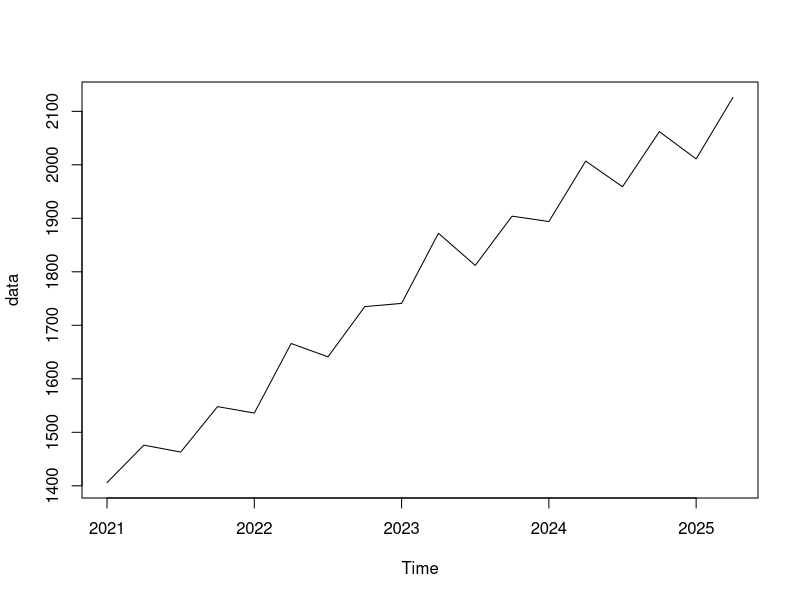
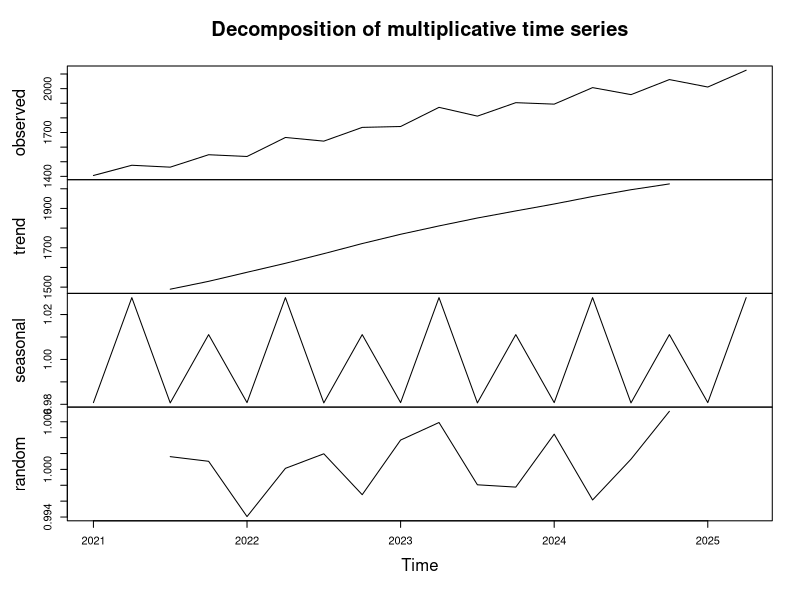
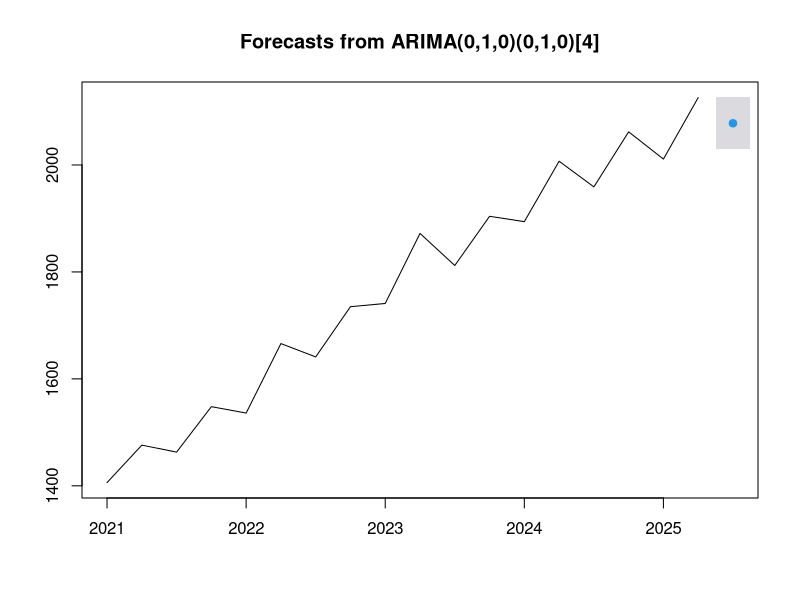

Write the R code that produced these figures, in order.
# 
# Time Series and Forecasting Using R
# https://www.geeksforgeeks.org/r-language/time-series-and-forecasting-using-r/
# 
# Kullo 04.09.2025
# 
# Veendu, et pakett on olemas
if (!require("forecast")) install.packages("forecast")

# Lae pakett 
library(forecast)
library(tidyverse)

# # load the AirPassengers dataset
# dataset <- AirPassengers
# 
# print(head(dataset))
# print(class(dataset))
# str(dataset)
# attributes(dataset)
# 
# # plot the AirPassengers data to observe trends and patterns over time
# plot(AirPassengers)
# 
# # decompose the data using the "multiplicative" model, as the seasonal variation seems to change with the trend.
# data <- ts(AirPassengers, frequency=12)
# d <- decompose(data, "multiplicative")
# plot(d)
# str(d)
# 
# # use the ARIMA model to forecast passenger data for the next 10 years (120 months)
# model<-auto.arima(AirPassengers)
# summary(model)
# 
# f <- forecast(model, level=c(95), h=10*12)
# plot(f)
# str(f)
# 
# #  forecast passenger counts for the next 10 years (120 months) using the ARIMA model.
# forecast_result <- forecast(model, level = c(95), h = 10 * 12)
# plot(forecast_result)
# str(forecast_result)

# Prognoosi viimase kvartali keskmist palka

# Tartu maakonna keskmine palk alates 2021 I kv 
# c <- c(1394, 1498, 1441, 1561, 1516, 1680, 1614, 1750, 1730, 1889, 1790, 1941, 1888, 2039, 1962, 2092, 2023, 2175) 
# Aegrida viimase kvartali esialgu avaldatud vigase tulemusega
# c[length(c)] <- 2614

# Kokku keskmine palk alates 2021 I kv
c <- c(1406, 1476, 1463, 1548, 1536, 1666, 1641, 1735, 1741, 1872, 1812, 1904, 1894, 2007, 1959, 2062, 2011, 2126, 2075)  
# Aegrida viimase kvartali esialgu avaldatud vigase tulemusega
# c[length(c)] <- 2284

# RAA0012; SKP aheldatud väärtus alates 2021 I kv 
# c <- c(
#       7415.4,
#       7574.3,
#       7646.2,
#       7582.1,
#       7476.4,
#       7446.5,
#       7309.3,
#       7254.4,
#       7245.5,
#       7225.1,
#       7249.2,
#       7257.4,
#       7243.6,
#       7227.4,
#       7219.4,
#       7234.1,
#       7280.0
# )

# Aegrida, kvartalid alates 2021 I kv
# Jäta viimane kvartal teadaolevast aegreast välja. Viimast kvartalit hindame.
data <- ts(head(c, n = length(c) - 1), frequency = 4, start = c(2021, 1))

# VKK10 Kaupade ekspordi väärtus kuus
# c <- c(1034614420,
#        1117507310,
#        1143196056,
#        1194411651,
#        1237890914,
#        1269216151,
#        1192553400,
#        1183556150,
#        1230790240,
#        1360676115,
#        1387835316,
#        1070122028,
#        1158313697,
#        1162821038,
#        1238777800,
#        1240460687,
#        1334521028,
#        1174628284,
#        1173658990,
#        1147752858,
#        1184164178,
#        1273833012,
#        1215359329,
#        1077755475,
#        1145966997,
#        1088109983,
#        1233430696,
#        1014701155,
#        998516685,
#        1167462056,
#        1161641492,
#        1084500289,
#        1308611051,
#        1403809103,
#        1327361526,
#        1339675830,
#        1186890950,
#        1254166142,
#        1464065482,
#        1538210023,
#        1472380051,
#        1465049992,
#        1503154170,
#        1576100870,
#        1710277293,
#        1662071763,
#        1743805004,
#        1676793943,
#        1702113677,
#        1533224816,
#        1985054694, # 51
#        1624847855, # 52
#        1943280698,
#        1886987006,
#        1745718673,
#        1945492767,
#        1989496253,
#        1880686451,
#        1794128323,
#        1703267854,
#        1555057233,
#        1584753395,
#        1740430956,
#        1489258937,
#        1649628655,
#        1600669472,
#        1265639805,
#        1486407997,
#        1485965924,
#        1474911949,
#        1521220896,
#        1307448096,
#        1337526553,
#        1321897751,
#        1455628223,
#        1523086461,
#        1544587716,
#        1362507808,
#        1315484573,
#        1457542346,
#        1519871889,
#        1653367749,
#        1571371259,
#        1337144529,
#        1500761572,
#        1472558968,
#        1712482292,
#        1584070616,
#        1584074933,
#        1442922376,
#        1427583722
#        
# )
# c <- head(c, 51)

# Turism TU121 Majutatud 
# c <- c(
#   205540,
#   209742,
#   239423,
#   250576,
#   303911,
#   372687,
#   502931,
#   448125,
#   276301,
#   273780,
#   234604,
#   273875,
#   208405,
#   218936,
#   233384,
#   262149,
#   322059,
#   407092,
#   523645,
#   487883,
#   295464,
#   288742,
#   261857,
#   280339,
#   223216,
#   232356,
#   89719,
#   12884,
#   37372,
#   163167,
#   346692,
#   330587,
#   153641,
#   158009,
#   118120,
#   106368,
#   96229,
#   99757,
#   51185,
#   58928,
#   90007,
#   216226,
#   380716,
#   341551,
#   214455,
#   227439,
#   167264,
#   194589,
#   157829,
#   169756,
#   192443,
#   236007,
#   248592,
#   336963,
#   479044,
#   419520,
#   259745,
#   269837,
#   225707,
#   257455,
#   196442,
#   221666,
#   226277,
#   250191,
#   264763,
#   337119,
#   481498,
#   428925,
#   273789,
#   251345,
#   222494,
#   271221,
#   193953,
#   224948,
#   237380,
#   233843,
#   293434,
#   384269,
#   507590,
#   455498,
#   277577,
#   275028,
#   246548,
#   280322,
#   204971,
#   230410,
#   217018,
#   251330,
#   304185,
#   390642,
#   501898
#   
# )
# c <- head(c, 31)

# Aegrida, kuud alates 2018M01
# Jäta viimane kuu teadaolevast aegreast välja. Viimast kuud hindame.
# data <- ts(head(c, n = length(c) - 1), frequency = 12, start = c(2018, 1))

# Aegrida on määratud
str(data)
plot(data)

# decompose the data using the "multiplicative" model
d <- decompose(data, "multiplicative")
plot(d)
str(d)

# use the ARIMA model to forecast salary data for the next 1 quarter
model <- auto.arima(data)
str(model)
summary(model)

forecast_result <- forecast(model, level = c(95), h = 1)
plot(forecast_result)
str(forecast_result)
summary(forecast_result)

# tõenäosusega 95% ennustatud keskmise palga vahemik täisarvuna
bounds <- round(c(as.double(forecast_result[["lower"]]), as.double(forecast_result[["upper"]])), digits = 0)
bounds

# Aegrea viimane, kontrollitav väärtus
c_last <- c[length(c)]
c_last

# Kas aegrea viimane väärtus on ennustatud vahemikus 
between(c_last, bounds[1], bounds[2])

# Aegrea eelviimane, kontrollitavale eelnev väärtus
c_prev <- c[length(c) - 1]

# Keskmise palga viimase kvartali suhteline muutus eelmise kvartali suhtes protsentides
round(((c_last - c_prev) / c_prev) * 100, digits = 1)

# Keskmise palga viimase kvartali ennustatav keskmine palk
c_last_forecast_mean <- round(c(as.double(forecast_result[["mean"]])), digits = 0)
c_last_forecast_mean
  
# Keskmise palga viimase kvartali ennustatava keskmise palga suhteline muutus eelmise kvartali suhtes protsentides
round(((c_last_forecast_mean - c_prev) / c_prev) * 100, digits = 1)

# Keskmise palga ja hinnangu keskväärtuse erinevus
round(c_last - c_last_forecast_mean, digits = 0)

# Keskmise palga ja hinnangu keskväärtuse erinevus hinnangu keskväärtuse suhtes protsentides
round(((c_last - c_last_forecast_mean) / c_last_forecast_mean) * 100, digits = 1)

# Usalduspiiri absoluutväärtus
confidence_limit <- abs(c_last_forecast_mean - bounds[1])
confidence_limit

# usalduspiiri suhe ennustatavasse keskväärtusesse protsentides
round((confidence_limit / c_last_forecast_mean) * 100, digits = 1)

